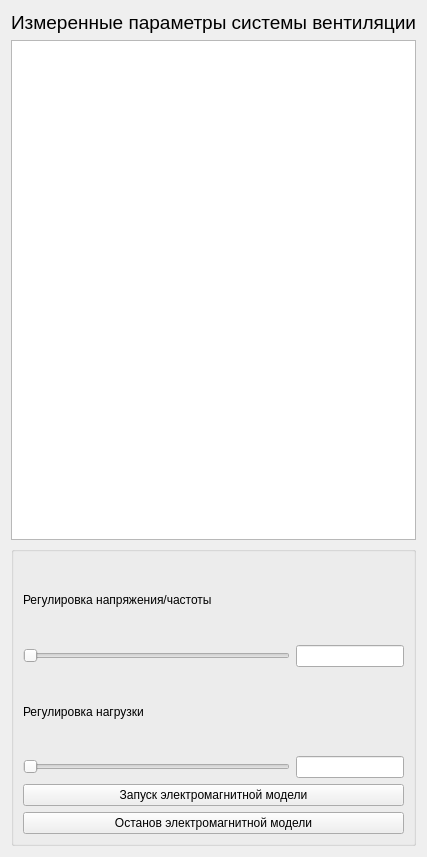
      <widget class="QWidget" name="page_12">
       <layout class="QGridLayout" name="gridLayout_14">
        <item row="1" column="0">
         <widget class="QLabel" name="label_24">
          <property name="sizePolicy">
           <sizepolicy hsizetype="Preferred" vsizetype="Fixed">
            <horstretch>0</horstretch>
            <verstretch>0</verstretch>
           </sizepolicy>
          </property>
          <property name="text">
           <string>&lt;html&gt;&lt;head/&gt;&lt;body&gt;&lt;p&gt;&lt;span style=&quot; font-size:14pt;&quot;&gt;Измеренные параметры системы вентиляции&lt;/span&gt;&lt;/p&gt;&lt;/body&gt;&lt;/html&gt;</string>
          </property>
         </widget>
        </item>
        <item row="2" column="0">
         <widget class="QTableWidget" name="tableWidget_8">
          <property name="sizePolicy">
           <sizepolicy hsizetype="Expanding" vsizetype="Preferred">
            <horstretch>0</horstretch>
            <verstretch>0</verstretch>
           </sizepolicy>
          </property>
          <property name="minimumSize">
           <size>
            <width>0</width>
            <height>500</height>
           </size>
          </property>
          <property name="alternatingRowColors">
           <bool>true</bool>
          </property>
         </widget>
        </item>
        <item row="3" column="0">
         <widget class="QGroupBox" name="groupBox_7">
          <property name="sizePolicy">
           <sizepolicy hsizetype="Preferred" vsizetype="Fixed">
            <horstretch>0</horstretch>
            <verstretch>0</verstretch>
           </sizepolicy>
          </property>
          <property name="minimumSize">
           <size>
            <width>0</width>
            <height>300</height>
           </size>
          </property>
          <property name="title">
           <string/>
          </property>
          <layout class="QGridLayout" name="gridLayout_24">
           <item row="1" column="1">
            <widget class="QLineEdit" name="lineEdit_25">
             <property name="sizePolicy">
              <sizepolicy hsizetype="Fixed" vsizetype="Fixed">
               <horstretch>0</horstretch>
               <verstretch>0</verstretch>
              </sizepolicy>
             </property>
             <property name="alignment">
              <set>Qt::AlignmentFlag::AlignCenter</set>
             </property>
            </widget>
           </item>
           <item row="2" column="0" colspan="2">
            <widget class="QLabel" name="label_58">
             <property name="text">
              <string>Регулировка нагрузки </string>
             </property>
            </widget>
           </item>
           <item row="5" column="0" colspan="2">
            <widget class="QPushButton" name="pushButton_8">
             <property name="text">
              <string>Останов электромагнитной модели</string>
             </property>
            </widget>
           </item>
           <item row="0" column="0" colspan="2">
            <widget class="QLabel" name="label_53">
             <property name="text">
              <string>Регулировка напряжения/частоты</string>
             </property>
            </widget>
           </item>
           <item row="1" column="0">
            <widget class="QSlider" name="horizontalSlider_3">
             <property name="maximum">
              <number>250</number>
             </property>
             <property name="orientation">
              <enum>Qt::Orientation::Horizontal</enum>
             </property>
            </widget>
           </item>
           <item row="3" column="1">
            <widget class="QLineEdit" name="lineEdit_26">
             <property name="sizePolicy">
              <sizepolicy hsizetype="Fixed" vsizetype="Fixed">
               <horstretch>0</horstretch>
               <verstretch>0</verstretch>
              </sizepolicy>
             </property>
             <property name="alignment">
              <set>Qt::AlignmentFlag::AlignCenter</set>
             </property>
            </widget>
           </item>
           <item row="4" column="0" colspan="2">
            <widget class="QPushButton" name="pushButton_5">
             <property name="text">
              <string>Запуск электромагнитной модели</string>
             </property>
            </widget>
           </item>
           <item row="3" column="0">
            <widget class="QSlider" name="horizontalSlider_4">
             <property name="pageStep">
              <number>50</number>
             </property>
             <property name="orientation">
              <enum>Qt::Orientation::Horizontal</enum>
             </property>
            </widget>
           </item>
          </layout>
         </widget>
        </item>
       </layout>
      </widget>
